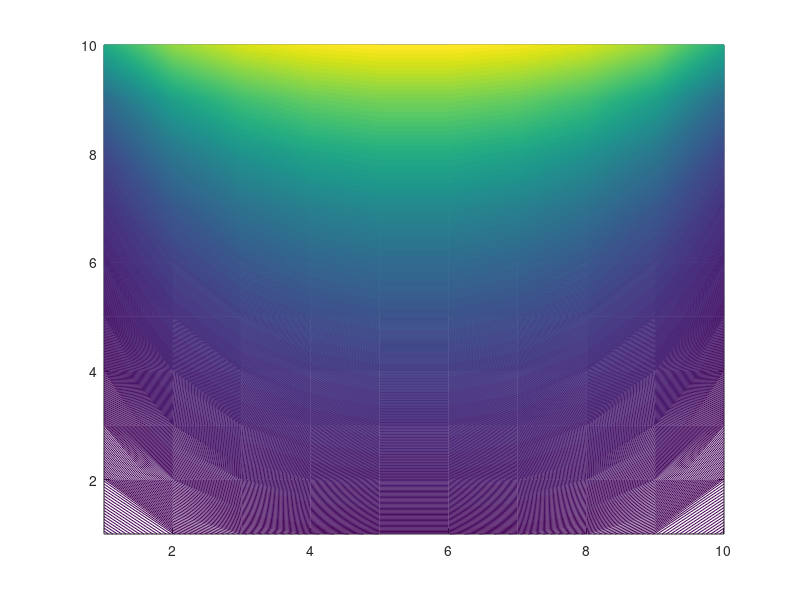
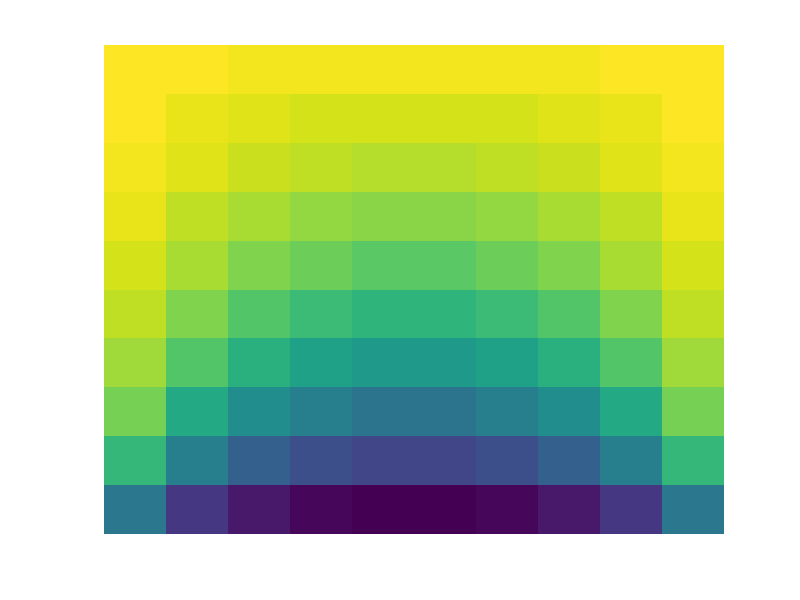

Recreate these plots in MATLAB, in order.
clear all;
close all;
clc;

bc = [100,100,100,0];%top,left,right,bottom

numRows = 10;% The size of the square matrix
n = numRows*numRows;
fours = 4*ones(1,n);
negone = -1*ones(1,n-1);
negonem = -1*ones(1,n-numRows);
zs = zeros(1,numRows-1);
dv = zeros(1,numRows-1);
one = [1];
for i=1:numRows-1
    dv = [dv one zs];
end
mainD = diag(fours);
upD = diag(negone,1)+diag(dv,1);
upupD = diag(negonem,numRows);
dwnD = diag(negone,-1)+diag(dv,-1);
dwndwnD = diag(negonem,-numRows);

mat = mainD+upD+upupD+dwnD+dwndwnD;

%For b vector
oneone = bc(1)+bc(2);
topMid = bc(1)*ones(1,numRows-2);
onec = bc(1)+bc(3);
rightSideMids = bc(2);
leftSideMids = bc(3);
mids = zeros(1,(numRows-2));
midPart = [];
if numRows > 3;
    midPart = [rightSideMids mids leftSideMids];
    for i = 1:numRows-3
        midPart = [midPart rightSideMids mids leftSideMids];
    end
end
r1 = bc(2)+bc(4);
botMid = bc(4)*ones(1,numRows-2);
rc = bc(4)+bc(3);
bVect = [oneone topMid onec midPart r1 botMid rc]';
if numRows < 3;
  bVect = [oneone topMid botMid onec r1 rc]'
end
%Needs TC, MT, TC, (LM,0...0,RM)X(r-2)...
%disp(mat);

A=[  4,-1, 0,-1, 0, 0, 0, 0, 0;
    -1, 4,-1, 0,-1, 0, 0, 0, 0;
     0,-1, 4, 0, 0,-1, 0, 0, 0;
    -1, 0, 0, 4,-1, 0,-1, 0, 0;
     0,-1, 0,-1, 4,-1, 0,-1, 0;
     0, 0,-1, 0,-1, 4, 0, 0,-1;
     0, 0, 0,-1, 0, 0, 4,-1, 0;
     0, 0, 0, 0,-1, 0,-1, 4,-1;
     0, 0, 0, 0, 0,-1, 0,-1, 4];
b=[200;100;200;100;0;100;100;0;100];
temp=inv(mat)*bVect;
%disp(bVect);
if numRows < 2
  temp = [75];
end
tempgrid=transpose(reshape(temp,[numRows,numRows]));
figure;
contour(100-tempgrid,1500)% interior of plate ("100-" for blue to be cold)
figure;
imagesc(tempgrid)% different style
axis off